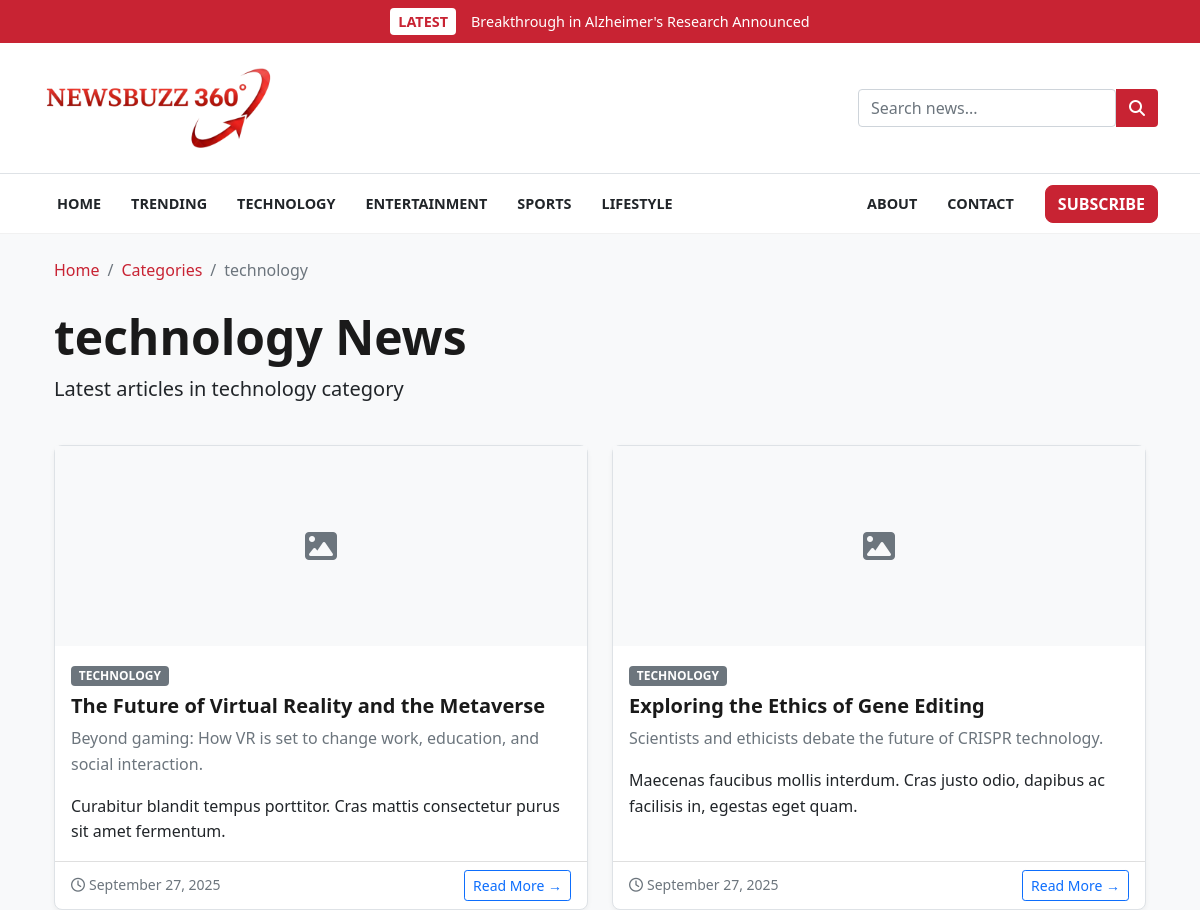
Page /category/technology (upper part) on the earlier database version.
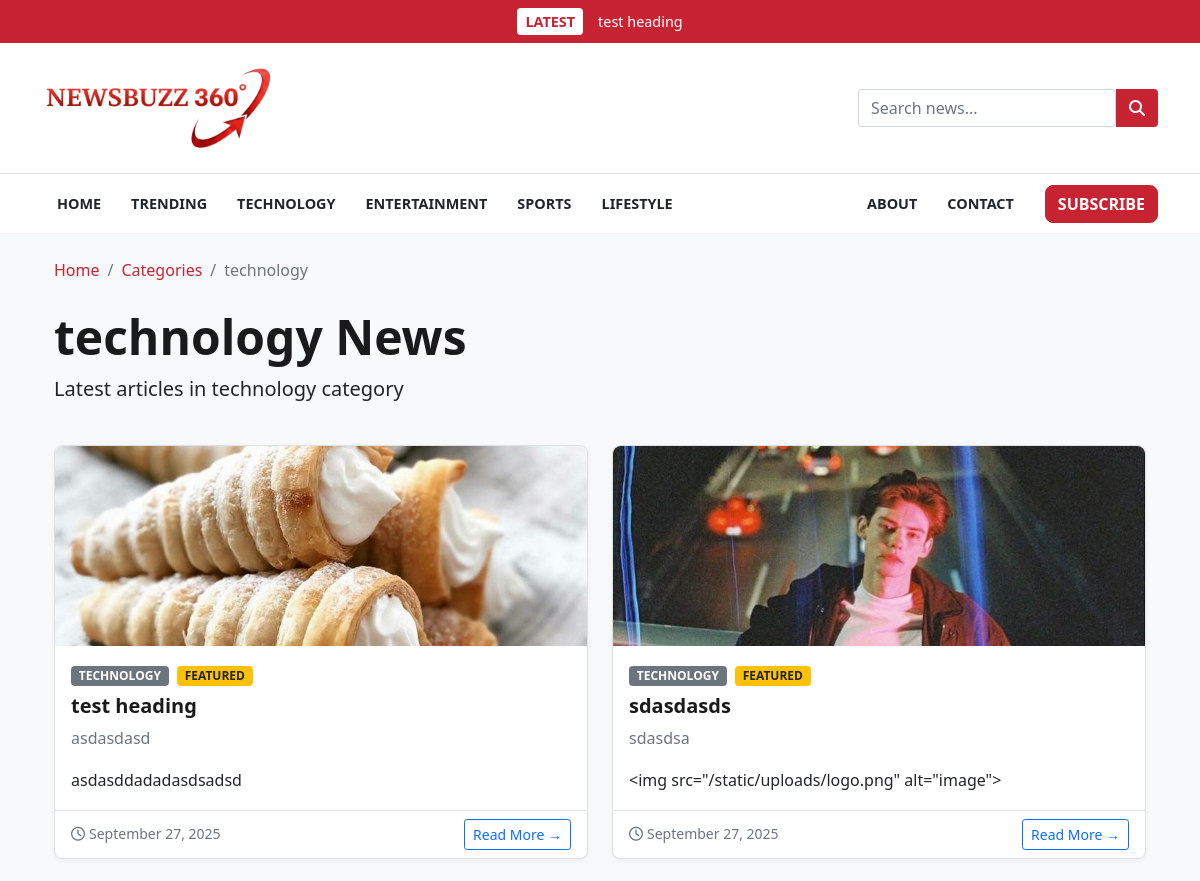
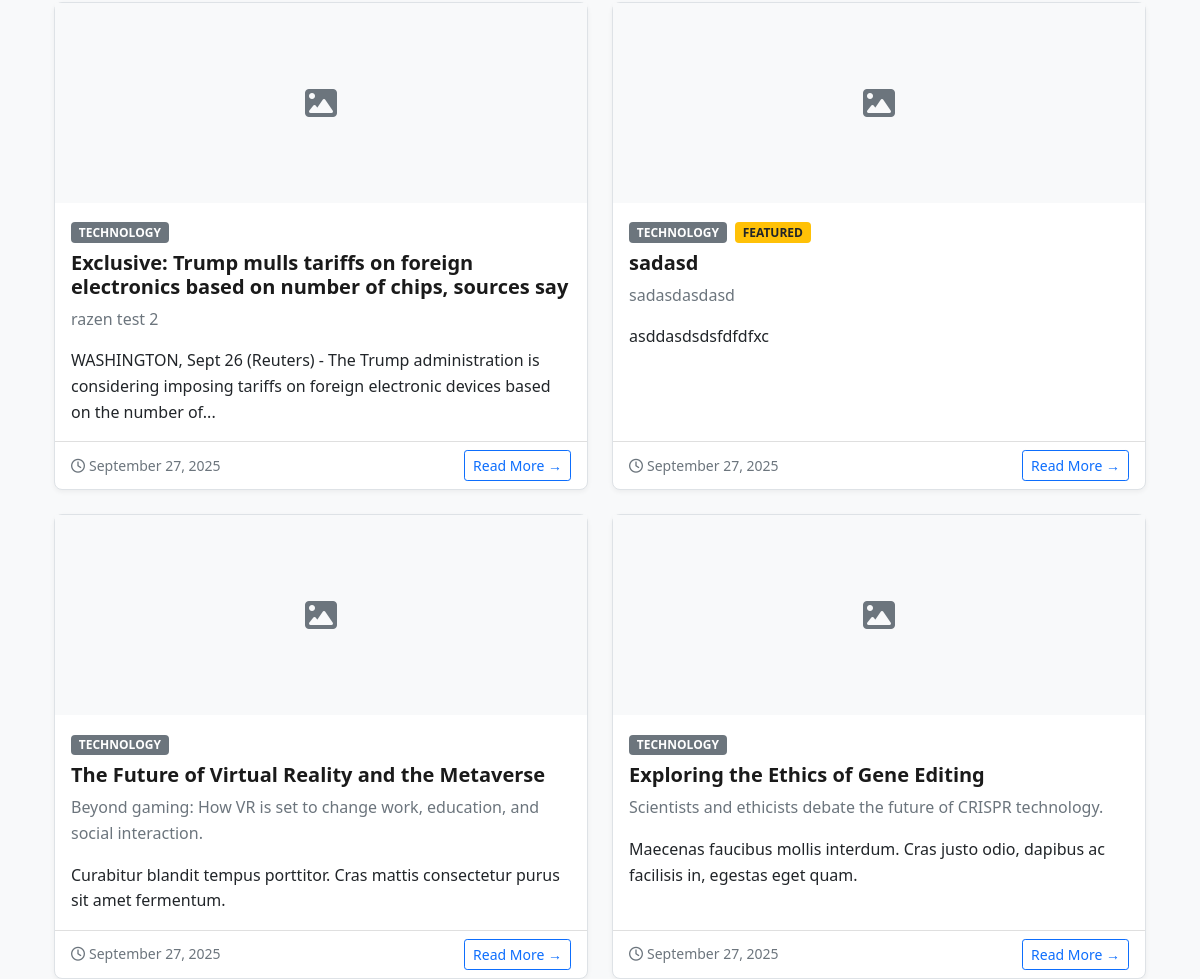
Same page on the later database version (2 pictures, top to bottom).
### models.py (models this page shows, shortened)
class Post(db.Model):
    id = db.Column(db.Integer, primary_key=True)
    title = db.Column(db.String(100), nullable=False)
    subtitle = db.Column(db.String(150), nullable=True)
    content = db.Column(db.Text, nullable=False)
    category = db.Column(db.String(50), nullable=True)
    thumbnail = db.Column(db.String(100), nullable=True)
    featured = db.Column(db.Boolean, default=False)
    created_at = db.Column(db.DateTime, default=datetime.utcnow)

### app.py (the view)
@app.route("/category/<string:category_name>")
def category(category_name):
    posts = Post.query.filter_by(category=category_name).order_by(Post.id.desc()).all()
    return render_template("category.html", category_name=category_name, posts=posts)

### app.py (called while the page is built)
@app.context_processor
def inject_latest_post():
    latest_post = Post.query.order_by(Post.id.desc()).first()
    return dict(latest_post=latest_post)

@app.template_filter('datetime')
def format_datetime(value, format='%B %d, %Y'):
    if isinstance(value, datetime):
        return value.strftime(format)
    return "Recent"

@app.context_processor
@cache.cached(timeout=600)
def inject_categories():
    categories = db.session.query(Post.category, db.func.count(Post.id).label('count')).filter(Post.category.isnot(None), Post.category != '').group_by(Post.category).all()
    current_year = datetime.now().year
    return dict(categories=categories, current_year=current_year)

### templates/category.html (shortened to what this page needs)
{% extends "base.html" %}
{% block content %}
<div class="container mt-4">
    <nav aria-label="breadcrumb" class="mb-4">
        <ol class="breadcrumb">
            <li class="breadcrumb-item"><a href="{{ url_for('home') }}">Home</a></li>
            <li class="breadcrumb-item"><a href="{{ url_for('categories') }}">Categories</a></li>
            <li class="breadcrumb-item active" aria-current="page">{{ category_name }}</li>
        </ol>
    </nav>
    <div class="row mb-4">
        <div class="col-12">
            <h1 class="display-5 fw-bold">{{ category_name }} News</h1>
            <p class="lead">Latest articles in {{ category_name }} category</p>
        </div>
    </div>
    {% if posts %}
    <div class="row">
        {% for post in posts %}
        <div class="col-lg-6 mb-4">
            <div class="card h-100 post-card">
                {% if post.thumbnail %}
                <img src="{{ url_for('static', filename='uploads/' + post.thumbnail) }}" class="card-img-top" alt="{{ post.title }}" style="height: 200px; object-fit: cover;">
                {% else %}
                <div class="bg-light d-flex align-items-center justify-content-center" style="height: 200px;">
                    <i class="fas fa-image fa-2x text-muted"></i>
                </div>
                {% endif %}
                <div class="card-body">
                    <span class="badge bg-secondary mb-2">{{ post.category|default('General', true) }}</span>
                    {% if post.featured %}
                    <span class="badge bg-warning text-dark mb-2 ms-1">Featured</span>
                    {% endif %}
                    <h3 class="card-title h5">{{ post.title }}</h3>
                    {% if post.subtitle %}
                    <p class="card-text text-muted">{{ post.subtitle }}</p>
                    {% endif %}
                    <p class="card-text">{{ post.content|truncate(150) }}</p>
                </div>
                <div class="card-footer bg-transparent">
                    <div class="d-flex justify-content-between align-items-center">
                        <small class="text-muted">
                            <i class="far fa-clock me-1"></i>{{ post.created_at|datetime }}
                        </small>
                        <a href="{{ url_for('article', id=post.id) }}" class="btn btn-outline-primary btn-sm">Read More →</a>
                    </div>
                </div>
            </div>
        </div>
        {% endfor %}
    </div>
    {% endif %}
</div>
{% endblock %}

### templates/base.html (shortened to what this page needs)
<!DOCTYPE html>
<html lang="en">
<head>
    <link href="https://cdn.jsdelivr.net/npm/bootstrap@5.1.3/dist/css/bootstrap.min.css" rel="stylesheet">
    <link rel="stylesheet" href="https://cdnjs.cloudflare.com/ajax/libs/font-awesome/6.2.0/css/all.min.css">
    <link rel="stylesheet" href="{{ url_for('static', filename='style.css') }}">
</head>
<body>
    <header>
        {% if latest_post %}
        <a href="{{ url_for('article', id=latest_post.id) }}" class="top-breaking-bar-link">
            <div id="top-breaking-bar">
                <div class="container d-flex align-items-center justify-content-center">
                    <span class="breaking-tag">LATEST</span>
                    <span class="breaking-text">{{ latest_post.title }}</span>
                </div>
            </div>
        </a>
        {% endif %}
        <div id="header-main">
            <div class="container">
                <div class="header-main-wrapper">
                    <a class="navbar-brand logo" href="{{ url_for('home') }}">
                        <img src="{{ url_for('static', filename='images/logo.png') }}" alt="Newsbuzz360 Logo">
                    </a>
                    <form class="search-form ms-auto" action="{{ url_for('search') }}" method="GET">
                        <input type="text" class="form-control" name="query" placeholder="Search news..." required>
                        <button type="submit" class="btn"><i class="fas fa-search"></i></button>
                    </form>
                </div>
            </div>
        </div>
        <nav class="navbar navbar-expand-lg navbar-light" id="main-nav">
            <div class="container">
                <div class="collapse navbar-collapse" id="navbarNav">
                    <div class="collapse navbar-collapse" id="navbarNav">
                        <ul class="navbar-nav me-auto">
                            <li class="nav-item"><a class="nav-link" href="{{ url_for('home') }}">Home</a></li>
                            <li class="nav-item"><a class="nav-link" href="{{ url_for('trending') }}">Trending</a></li>
                            <li class="nav-item"><a class="nav-link"
                                    href="{{ url_for('category', category_name='technology') }}">Technology</a></li>
                            <li class="nav-item"><a class="nav-link"
                                    href="{{ url_for('category', category_name='entertainment') }}">Entertainment</a>
                            </li>
                            <li class="nav-item"><a class="nav-link"
                                    href="{{ url_for('category', category_name='sports') }}">Sports</a></li>
                            <li class="nav-item"><a class="nav-link"
                                    href="{{ url_for('category', category_name='lifestyle') }}">Lifestyle</a></li>
                        </ul>
                        <ul class="navbar-nav ms-auto align-items-center">
                            <li class="nav-item"><a class="nav-link" href="{{ url_for('about') }}">About</a></li>
                            <li class="nav-item"><a class="nav-link" href="{{ url_for('contact') }}">Contact</a></li>
                            <li class="nav-item ms-3">
                                <a href="{{ url_for('subscribe_page') }}"
                                    class="btn btn-danger subscribe-btn">Subscribe</a>
                            </li>
                        </ul>
                    </div>
                </div>
            </div>
        </nav>
    </header>
    <main class="my-4">
        <div class="container">
            {% block content %}{% endblock %}
        </div>
    </main>
</body>
</html>

Differences in the rows shown:
removed Post: title "Breakthrough in Alzheimer's Research Announced"
added Post: title "test heading", thumbnail (picture), category "TECHNOLOGY", featured "FEATURED", subtitle "asdasdasd", content "asdasddadadasdsadsd", created_at "September 27, 2025"
added Post: thumbnail (picture), category "TECHNOLOGY", featured "FEATURED", title "sdasdasds", subtitle "sdasdsa", content "<img src=\"/static/uploads/logo.png\" alt=\"image\">", created_at "September 27, 2025"
added Post: category "TECHNOLOGY", title "Exclusive: Trump mulls tariffs on foreign electronics based on number of chips, sources say", subtitle "razen test 2", content "WASHINGTON, Sept 26 (Reuters) - The Trump administration is considering imposing tariffs on foreign electronic devices based on the number of...", created_at "September 27, 2025"
added Post: category "TECHNOLOGY", featured "FEATURED", title "sadasd", subtitle "sadasdasdasd", content "asddasdsdsfdfdfxc", created_at "September 27, 2025"
